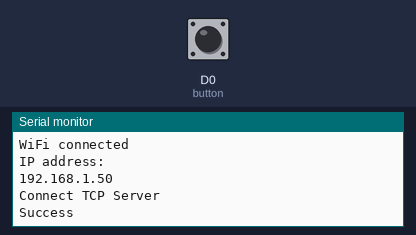
Bench run of a sketch on a simulated ESP8266 (NodeMCU). Shown: the last lines printed to the serial monitor. The inputs (shaded band) are chosen by the test bench; at power-on: D0 (button) HIGH. WiFi joins after 1.5 s; servers stay silent unless stated.

Above: at 2.9 s.
3.0 s: D0 (button) pulled LOW for 0.15 s
At 3.7 s:
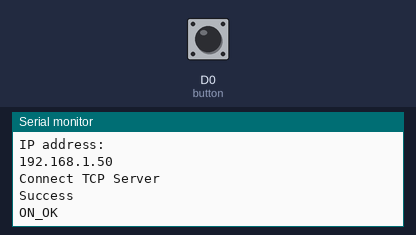
4.6 s: D0 (button) pulled LOW for 1 s
At 4.9 s:
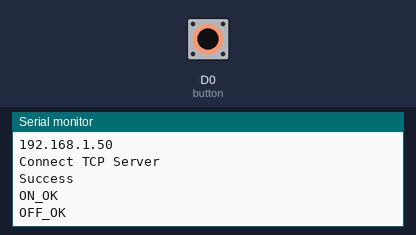

The sketch:

TCP_Server.ino
```cpp
/****************************************************************************/
/*MADE FOR  : TCP (client)
/*DESIGN BY : Pattharapol Choonarong <BiGCaT>
/*DESIGN AT : Suratthani Technical College, Electronics Department , ET313
/*VESRSION  : 1.0 BETA
/****************************************************************************/

/**************************************/
/* include Library ESP8266 OR
 * include Library ESP32
 */
#include <ESP8266WiFi.h>
/**************************************/

/*********** Set Server port **********/
#define SERVER_PORT 8000
/**************************************/

/********* Set Pin Button *************/
#define button D0
/**************************************/

/*********** Set Variable *************/
int st_button;
bool data = false;
/**************************************/

/*********** Set ip server ************/
IPAddress server_ip = {192,168,43,159};
/**************************************/

/************* Set Wifi ***************/
const char* ssid = "vivo1723";
const char* password = "00000000";
/**************************************/

/** Declare WiFiServer and WiFiclient */
WiFiServer server(SERVER_PORT);
WiFiClient client;
/**************************************/

void setup() {
    Serial.begin(115200);
    WiFi.begin(ssid, password);

    while (WiFi.status() != WL_CONNECTED) {
       delay(500);
       Serial.print(".");
    }
    pinMode(button,INPUT_PULLUP);
    Serial.println("");
    Serial.println("WiFi connected");
    Serial.println("IP address: ");
    Serial.println(WiFi.localIP());

    Serial.println("Connect TCP Server");

    /*********** Connect to server *************/
    while (!client.connect(server_ip,SERVER_PORT)){
       Serial.print(".");
       delay(100);
    }
    /*******************************************/
    Serial.println("Success");

}

void loop(){
  st_button = digitalRead(button);

  if(st_button == 0 && data == false){
    client.println("ON"); // Send information to server
    Serial.println("ON_OK");
    data = true;
    while(st_button == 0){
      st_button = digitalRead(button);
      delay(80);
    }
  }else if(st_button == 0 && data == true){
    client.println("OFF"); // Send information to server
    Serial.println("OFF_OK");
    data = false;
    while(st_button == 0){
      st_button = digitalRead(button);
      delay(80);
    }
  }

}
```

Measured:
- after the input at 3.0 s, the serial monitor: prints a new line at once (image 1)
- after the input at 4.6 s, the serial monitor: prints a new line at once (image 2)
